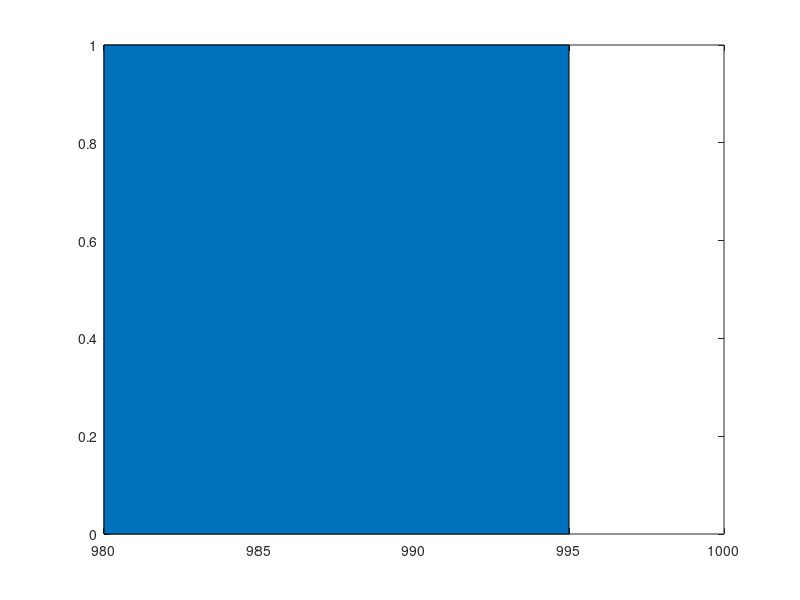

This figure's MATLAB source: (Note: this script raises an error after producing the figure.)
anim_fields = true;
addpath(genpath('./puslse.m'));
%pause(10);
min_lambda = 2;
dmin = 3000.48;
dc = 3000.48;
Nres = 1;
Ndres = 1;
%fundamental constants
nmax = 1;
nsrc = 1;
c0 = 2.99179e8;    %speed of light (m/s)
e0 = 8.854e-12;    %epsilon_0
m0 = 1.2566e-6;    %mu_0

disp( 'initializing.....' );


%compute grid resultion
nbc = 1;
dz1 = min_lambda/nmax/Nres ;
dz2 = dmin/Ndres;
dz  = min(dz1, dz2);
%snap to grid critical dimenstions
N  = (1+floor(dc/dz)); %device cells
dz = dc/N/30;
Nz = N;
Ey = zeros(1,Nz);
Hx = zeros(1,Nz);
epsy = ones(1,Nz);
mux = ones(1,Nz);

%put in slab
thickness = Nz/50;
nz1 = floor(Nz/4);
nz2 = nz1+thickness;
figure(1);
areas = [];
for n = (floor(Nz/3):floor(thickness):floor(Nz*2/3))
    mux(n:n+floor(thickness/2)) = 1.0*2.0;
    epsy(n:n+floor(thickness/2)) = 1.0*6.0;
    areas = [areas, area([n,n+floor(thickness/2)], [1,1])];
end
nmax = sqrt(max(mux)*max(epsy));
nmin = sqrt(min(mux)*min(epsy));

%time step 
dt = nbc*dz/(2.0*c0);
fc = c0/nmax/min_lambda;          %highest frequency needed

%dsfsdf
Nbounces = 5;
T = dt*500000;                     % 6/fc + Nbounces*nmax*Nz*dz/c0    %time for n bounces
steps = 1 + floor(T/dt);         %approximate number of steps needed
trange = (0:dt:T);

%calculate source
loc_source = 2;  %1 unit cells from boundary |()(s)()()()()|
deltat = 3*dt/2;
A = -1.0*sqrt(epsy(loc_source)/mux(loc_source));   %???? normalize H and E to be same order where do eps and mu come from?

GEy = pulse(trange, fc, 0);  
GHx = pulse(trange, fc, deltat);
for i = (1:length(GHx))
    GHx(i) = A*GHx(i);
end

%Initialize Fourier Tranforms and kernels:

frange = (0:fc/1000.0:fc);

K = zeros(1,length(frange));
for i = (1:length(frange))
    K(i) = exp(-1j*2*pi*frange(i)*dt);
end

FT = zeros(1, length(frange));
FR = zeros(1, length(frange));
FS = zeros(1, length(frange));

mEy = dt*c0./epsy;
mHx = dt*c0./mux;

%Initialize Fields
%    Ey = zeros((Nz), float)    
%    Hx = zeros((Nz), float)    
Ey = zeros(1, Nz);
Hx = zeros(1, Nz);
h3 = 0;
h2 = 0;
h1 = 0;
e3 = 0;
e2 = 0;
e1 = 0;

%TIME LOOP
steps = floor(T/dt);
Esum = [];
Hsum = [];
EyX = [];
HxX = [];
FTX = [];
FRX = [];
FSX = [];
figure(1);
M = struct([getframe(gcf)]);
steps_ani = 0;

fprintf( 'Steps:     ', steps);
fprintf( 'Tmax:      ', T);
fprintf( 'max(mEy):  ', max(mEy));
fprintf( 'max(mHx):  ', max(mHx));
fprintf( 'dz:        ', dz);
fprintf( 'dt:        ', dt);
fprintf( 'Nz:        ', Nz);
fprintf( 'domain:    ', Nz*dz, ' meters');
fprintf( 'thickness: ', thickness*dz, ' meters');
fprintf( 'starting main time loop....');
fprintf( 'update F:  ', max(mEy)/dz);
fprintf( 'update H:  ', max(mHx)/dz);

disp( nbc*dz/2.0/c0 );
percentage = -1;
w = .04;
for t = (1:steps)
    %GEy(t) = sin(w*t);
    %GHx(t) = -sin(w*t);
    %disp(gEY)
%perfect boundary conditions                                                              

    %update H from E
                Hx(1:Nz-1) = Hx(1:Nz-1) + mHx(1:Nz-1).*(Ey(2:Nz) - Ey(1:Nz-1))/dz;
   % for i = (1:Nz-1)
   %      Hx(i) = Hx(i) + mHx(i)*(Ey(i+1) - Ey(i))/dz;
   % end
    Hx(Nz) = Hx(Nz) + mHx(Nz)*(e3 - Ey(Nz))/dz;

    %update H source
    Hx(loc_source) = Hx(loc_source) - mHx(loc_source)/dz*GHx(t);

    %record H at boundary
    h3 = h2;
    h2 = h1;
    h1 = Hx(1);
    %h1 = 0;%

    %Update E from H
    Ey(1) = Ey(1) + mEy(1)*(Hx(1) - h3)/dz;
    %for i = (2:Nz)
    %    Ey(i) = Ey(i) + mEy(i)*(Hx(i) - Hx(i-1))/dz;
    %end
    Ey(2:Nz) = Ey(2:Nz) + mEy(2:Nz).*(Hx(2:Nz) - Hx(1:Nz-1))/dz;
    
    
    %Update E source
    Ey(loc_source) = Ey(loc_source) - mEy(loc_source)/dz*GEy(t);

    %record E at boundaries
    e3 = e2;
    e2 = e1;
    e1 = Ey(Nz);
    %e1 = 0;

    %Update Fourier Tranforms
    FS = FS + GEy(t).*(K.^t)*dt;
    if (t > 1000)
        FT = FT + Ey(Nz).*(K.^t)*dt;
        FR = FR + Ey(1).*(K.^t)*dt;
    end
    if anim_fields
        figure(1);
        for i = (1:length(areas))
            a = areas(i);
        end
        clf;
        hold on;
        basevalue = -1;   
        plot((1:Nz), Ey, 'g');
        plot((1:Nz), Hx, 'b');
        ylim([-1,1]);
   %     annotation('textbox', [.75,0.75,.05,0.05],...
   %        'String', int2str(t));
        hold off;
    else
        figure(2);
      %  M(i)=getframe(gcf);
        clf;
        hold on;
        plot(frange,abs(FT), 'r');
        plot(frange,abs(FR), 'g');
        plot(frange,abs(FS), 'b');
        %xlim(frange);
        %ylim([-1,1]);
        hold off;
    end
    %{
    clf;
    hold on;
    plot((1:length(FT)), abs(FT), 'r');
    plot((1:length(FT)), abs(FR), 'k');
    xlim([0,Nz]);
    ylim([-1,1]);
    pause(0.01);
    hold off;
    %}
    %visualize solution
    Esum = [Esum, (sum(Ey))];
    Hsum = [Hsum, (sum(Hx))];

    %Fourier post processing
end
%%
%FT = FT.*dt;
%FR = FR.*dt;
%FS = FS.*dt;
clf;
hold on;
plot(frange, (abs(FT).^2)./(abs(FS).^2), 'g');
plot(frange, (abs(FR).^2)./(abs(FS).^2), 'r');
plot(frange, ((abs(FR).^2)+(abs(FT).^2))./(abs(FS).^2), 'b');
hold off;